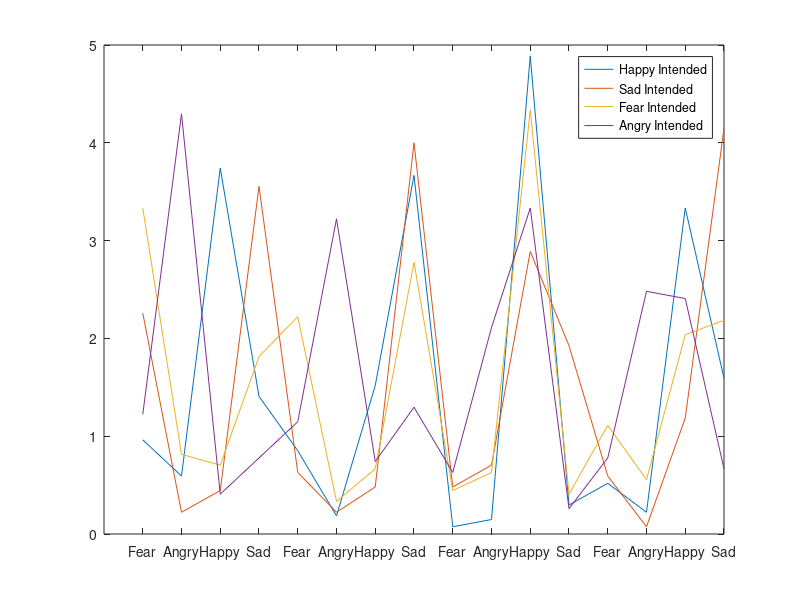

MATLAB code to generate this figure: (Note: this script raises an error after producing the figure.)
clear; clc; close all;
fid = fopen('DataMPC.txt')
categori = textscan(fid,'%s',67)
data = textscan(fid,['%f %s %s',repmat('%f',[1,64])])
fclose(fid);

age = data{1}
sex = strcmp(data{2},'Male')
musician = strcmp(data{3},'Yes')
%%

angryID = [];fearID = [];happyID = []; sadID = [];
for i = 1:64
    if mod(i, 4) == 1
        fearID = [fearID, i]
    end
    if mod(i, 4) == 2
       angryID = [angryID, i]; 
    end
    if mod(i, 4) == 3
        happyID = [happyID, i];
    end
    if mod(i, 4) == 0
       sadID = [sadID, i]
    end
end
angryID = angryID + 3;
fearID = fearID + 3;
happyID = happyID + 3; 
sadID = sadID + 3;

%%
% 1: BE happy Question 1
% 2: BE angry Question 9
% 3: BE fear  Question 5
% 4: BE sad   Question 13
% 5: BR happy Question 4
% 6: BR angry Question 16
% 7: BR fear  Question 12
% 8: BR sad   Question 8
% 9: HA happy Question 15
% 10: HA angryQuestion 2
% 11: HA fear Question 10
% 12: HA sad  Question 7
% 13: MO happyQuestion 14
% 14: MO angryQuestion 11
% 15: MO fear Question 3
% 16: MO sad  Question 6

happyQ = [1, 4, 15, 14];
angryQ = [9, 16, 2, 11];
fearQ = [5, 12, 10, 3];
sadQ = [13, 8, 7, 6];
qOrder = [1, 10, 15, 5, 3, 16, 12, 8, 2, 11, 14, 7, 4, 13, 9, 6];
rating = [];
for i = 4:67
    rating = [rating, data{i}];
end
%%

%happyBE = rating(:,1:4)
happyIntended = [];
sadIntended = [];
fearIntended = [];
angryIntended = [];
h = []; a = []; s = []; 
f = [];
% Sorting all same intended emotions across music into variables
for i = 1:4
    h = [h, happyQ(i)*4-3:happyQ(i)*4]
    s = [s, sadQ(i)*4-3:sadQ(i)*4]
    f = [f, fearQ(i)*4-3:fearQ(i)*4]
    a = [a, angryQ(i)*4-3:angryQ(i)*4]
    happyIntended = [happyIntended, rating(:,happyQ(i)*4-3:happyQ(i)*4)]
    sadIntended = [sadIntended, rating(:,sadQ(i)*4-3:sadQ(i)*4)]
    fearIntended = [fearIntended, rating(:,fearQ(i)*4-3:fearQ(i)*4)]
    angryIntended = [angryIntended, rating(:,angryQ(i)*4-3:angryQ(i)*4)]   
end
%happyIntended(:,happyQ(1):happyQ(1)+3) % all emotions
%%
%mean(happyIntended)
figure
plot(mean(happyIntended))
hold on;
plot(mean(sadIntended))
plot(mean(fearIntended))
plot(mean(angryIntended))
set(gca,'XTick',1:16,'XTickLabel',{'Fear','Angry','Happy','Sad'})
legend('Happy Intended','Sad Intended','Fear Intended','Angry Intended')
%% 
% plot happy Intended
%figure
hmean = mean(fearIntended);
hfearmean = mean(hmean(1:4:16))
hangermean = mean(hmean(2:4:16))
hhappymean = mean(hmean(3:4:16))
hsadmean = mean(hmean(4:4:16))
%histogram('Categories', {'Fear','Anger','Happy','Sad'}, 'BinCounts',[hfearmean  hangermean hhappymean hsadmean])
%%
% histograms of Intended emotions
plotMeanHist(happyIntended,'Happy Intention')
plotMeanHist(sadIntended,'Sad Intention')
plotMeanHist(fearIntended,'Fear Intention')
plotMeanHist(angryIntended,'Angry Intention')

%%

ageMean = mean(age)
ageSTD = std(age)
MaleTestSubjects = sum(sex)
Musicians = sum(musician)

%% 
% testing the function
asdasd = Achievement([0 1 0 0],[6 6 5 5])
%corr([0 0 1 0]',[1 0 0 0]')
%%
%[F A H S] = [0 1 0 0],
happyBE = []; happyBR = []; happyHA = []; happyMO = [];
angryBE = []; angryBR = []; angryHA = []; angryMO = [];
fearBE = []; fearBR = []; fearHA = []; fearMO = [];
sadBE = []; sadBR = []; sadHA = []; sadMO = []; 
% Composer features
BE = [1:4];
BR = [5:8];
HA = [9:12];
MO = [13:16];
% Calculate Achievement for all emotions and composers
for i = 1:size(happyIntended,1)
    
    fearBE(:,i) = Achievement([1 0 0 0],fearIntended(i,BE));
    fearBR(:,i) = Achievement([1 0 0 0],fearIntended(i,BR));
    fearHA(:,i) = Achievement([1 0 0 0],fearIntended(i,HA));
    fearMO(:,i) = Achievement([1 0 0 0],fearIntended(i,MO));
    
    angryBE(:,i) = Achievement([0 1 0 0],angryIntended(i,BE));
    angryBR(:,i) = Achievement([0 1 0 0],angryIntended(i,BR));
    angryHA(:,i) = Achievement([0 1 0 0],angryIntended(i,HA));
    angryMO(:,i) = Achievement([0 1 0 0],angryIntended(i,MO));
    
    happyBE(:,i) = Achievement([0 0 1 0],happyIntended(i,BE));
    happyBR(:,i) = Achievement([0 0 1 0],happyIntended(i,BR));
    happyHA(:,i) = Achievement([0 0 1 0],happyIntended(i,HA));
    happyMO(:,i) = Achievement([0 0 1 0],happyIntended(i,MO));
    
    sadBE(:,i) = Achievement([0 0 0 1],sadIntended(i,BE));
    sadBR(:,i) = Achievement([0 0 0 1],sadIntended(i,BR));
    sadHA(:,i) = Achievement([0 0 0 1],sadIntended(i,HA));
    sadMO(:,i) = Achievement([0 0 0 1],sadIntended(i,MO));  
end
%% 
% Table with results
meanResults = [mean(happyBE) mean(happyBR) mean(happyHA) mean(happyMO); ...
    mean(sadBE) mean(sadBR) mean(sadHA) mean(sadMO); ...
    mean(angryBE) mean(angryBR) mean(angryHA) mean(angryMO);...
    mean(fearBE) mean(fearBR) mean(fearHA) mean(fearMO)];
Berwald = round([meanResults(:,1); mean(meanResults(:,1)) ],2);
Brahms = round([meanResults(:,2); mean(meanResults(:,2)) ],2);
Haydn = round([meanResults(:,3); mean(meanResults(:,3)) ],2);
Mozart = round([meanResults(:,4); mean(meanResults(:,4))],2);
M = round([mean(meanResults,2); 0],2);
roworder = {'Happiness'; 'Sadness';'Anger';'Fear'; 'M'}
table(Berwald, Brahms, Haydn, Mozart, M, 'RowNames', roworder)

%% 
CorrectPr(rating)
%%
Correct_Answer = round(CorrectPr(rating))%[happyprocent; sadprocent; angryprocent; fearprocent]; 
pM = round(mean(Correct_Answer),2)
Correct_Answer = [Correct_Answer; pM]
table(Correct_Answer, 'RowNames', roworder)
%% What needs to be done? 
% Other measures: r, E ? 
r = corr([0 0 1 0]', [5 3 6 2]') % intended emotion corr rated
E = 6/sum([5 3 6 2]) % rated intended emotion / rated emotions
% t-test and ANOVA
% Can't be done, no other test group